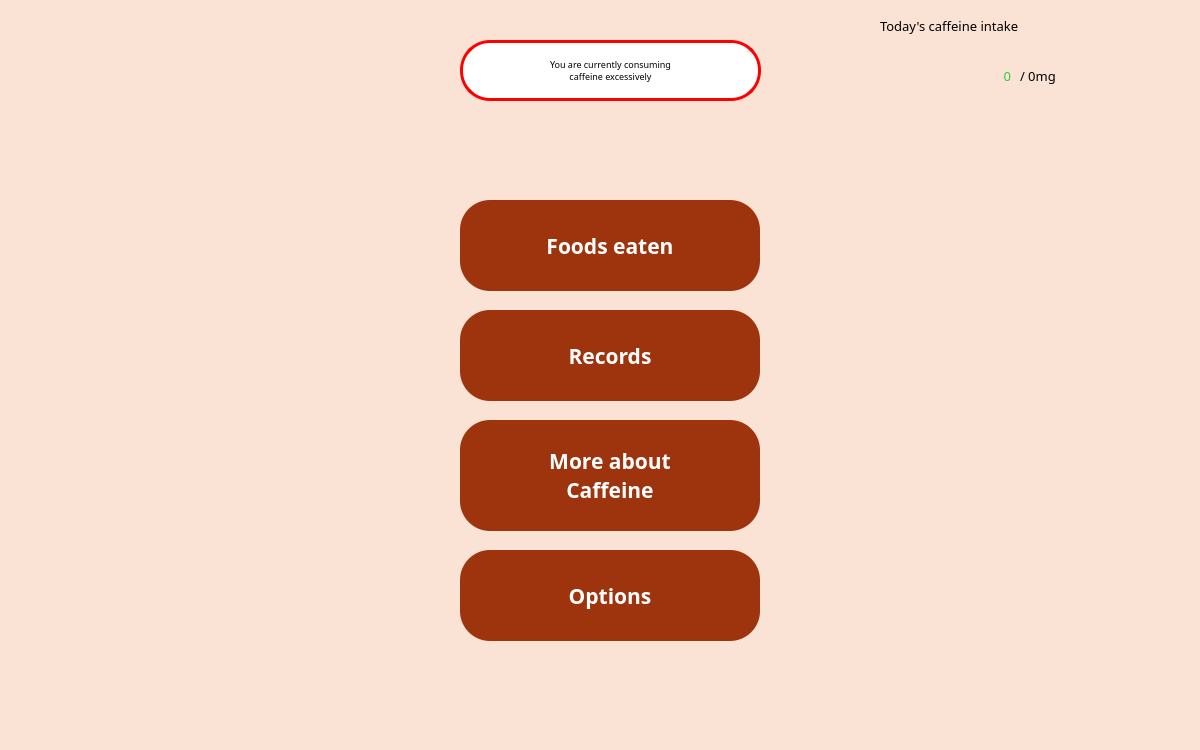
<?xml version="1.0" encoding="UTF-8"?>
<ui version="4.0">
 <class>MainWindow</class>
 <widget class="QMainWindow" name="MainWindow">
  <property name="geometry">
   <rect>
    <x>0</x>
    <y>0</y>
    <width>1200</width>
    <height>750</height>
   </rect>
  </property>
  <property name="font">
   <font>
    <pointsize>9</pointsize>
   </font>
  </property>
  <property name="windowTitle">
   <string>MainWindow</string>
  </property>
  <property name="styleSheet">
   <string notr="true">background-color: rgb(250, 226, 213);</string>
  </property>
  <widget class="QWidget" name="centralwidget">
   <widget class="QLabel" name="label">
    <property name="geometry">
     <rect>
      <x>10</x>
      <y>0</y>
      <width>331</width>
      <height>131</height>
     </rect>
    </property>
    <property name="styleSheet">
     <string notr="true">border-image: url(:/images/logo.png);</string>
    </property>
    <property name="text">
     <string/>
    </property>
   </widget>
   <widget class="QPushButton" name="button_foods">
    <property name="geometry">
     <rect>
      <x>460</x>
      <y>200</y>
      <width>300</width>
      <height>91</height>
     </rect>
    </property>
    <property name="font">
     <font>
      <family>더잠실 2 Light</family>
      <pointsize>16</pointsize>
      <weight>75</weight>
      <bold>true</bold>
     </font>
    </property>
    <property name="styleSheet">
     <string notr="true">border-radius: 30px;
background-color: rgb(157,52,13);
color:rgb(255,255,255);</string>
    </property>
    <property name="text">
     <string>Foods eaten</string>
    </property>
   </widget>
   <widget class="QPushButton" name="button_options">
    <property name="geometry">
     <rect>
      <x>460</x>
      <y>550</y>
      <width>300</width>
      <height>91</height>
     </rect>
    </property>
    <property name="font">
     <font>
      <family>더잠실 2 Light</family>
      <pointsize>16</pointsize>
      <weight>75</weight>
      <bold>true</bold>
     </font>
    </property>
    <property name="styleSheet">
     <string notr="true">border-radius: 30px;
background-color: rgb(157,52,13);
color:rgb(255,255,255);</string>
    </property>
    <property name="text">
     <string>Options</string>
    </property>
   </widget>
   <widget class="QPushButton" name="button_records">
    <property name="geometry">
     <rect>
      <x>460</x>
      <y>310</y>
      <width>300</width>
      <height>91</height>
     </rect>
    </property>
    <property name="font">
     <font>
      <family>더잠실 2 Light</family>
      <pointsize>16</pointsize>
      <weight>75</weight>
      <bold>true</bold>
     </font>
    </property>
    <property name="styleSheet">
     <string notr="true">border-radius: 30px;
background-color: rgb(157,52,13);
color:rgb(255,255,255);</string>
    </property>
    <property name="text">
     <string>Records</string>
    </property>
   </widget>
   <widget class="QLabel" name="label_2">
    <property name="geometry">
     <rect>
      <x>880</x>
      <y>10</y>
      <width>301</width>
      <height>31</height>
     </rect>
    </property>
    <property name="font">
     <font>
      <family>더잠실 3 Regular</family>
      <pointsize>10</pointsize>
      <weight>50</weight>
      <bold>false</bold>
     </font>
    </property>
    <property name="text">
     <string>Today's caffeine intake</string>
    </property>
   </widget>
   <widget class="QLabel" name="label_total">
    <property name="geometry">
     <rect>
      <x>1020</x>
      <y>60</y>
      <width>111</width>
      <height>31</height>
     </rect>
    </property>
    <property name="font">
     <font>
      <family>더잠실 3 Regular</family>
      <pointsize>10</pointsize>
     </font>
    </property>
    <property name="text">
     <string>/ 0mg</string>
    </property>
   </widget>
   <widget class="QLabel" name="label_today">
    <property name="geometry">
     <rect>
      <x>880</x>
      <y>60</y>
      <width>131</width>
      <height>31</height>
     </rect>
    </property>
    <property name="font">
     <font>
      <family>더잠실 4 Medium</family>
      <pointsize>10</pointsize>
     </font>
    </property>
    <property name="styleSheet">
     <string notr="true">color:limegreen;</string>
    </property>
    <property name="text">
     <string>0</string>
    </property>
    <property name="alignment">
     <set>Qt::AlignRight|Qt::AlignTrailing|Qt::AlignVCenter</set>
    </property>
   </widget>
   <widget class="QPushButton" name="button_about">
    <property name="geometry">
     <rect>
      <x>460</x>
      <y>420</y>
      <width>300</width>
      <height>111</height>
     </rect>
    </property>
    <property name="font">
     <font>
      <family>더잠실 2 Light</family>
      <pointsize>16</pointsize>
      <weight>75</weight>
      <bold>true</bold>
     </font>
    </property>
    <property name="styleSheet">
     <string notr="true">border-radius: 30px;
background-color: rgb(157,52,13);
color:rgb(255,255,255);</string>
    </property>
    <property name="text">
     <string>More about
Caffeine</string>
    </property>
   </widget>
   <widget class="QLabel" name="label_warning">
    <property name="geometry">
     <rect>
      <x>460</x>
      <y>40</y>
      <width>301</width>
      <height>61</height>
     </rect>
    </property>
    <property name="font">
     <font>
      <family>더잠실 3 Regular</family>
      <pointsize>7</pointsize>
     </font>
    </property>
    <property name="styleSheet">
     <string notr="true">border-radius: 30px;
border: 3px solid;
border-color: rgb(255, 0, 0);
background-color: rgb(255,255,255);
color:rgb(0,0,0);</string>
    </property>
    <property name="text">
     <string>You are currently consuming
caffeine excessively</string>
    </property>
    <property name="alignment">
     <set>Qt::AlignCenter</set>
    </property>
   </widget>
  </widget>
  <widget class="QMenuBar" name="menubar">
   <property name="geometry">
    <rect>
     <x>0</x>
     <y>0</y>
     <width>1200</width>
     <height>38</height>
    </rect>
   </property>
  </widget>
  <widget class="QStatusBar" name="statusbar"/>
 </widget>
 <resources>
  <include location="Resource_1.qrc"/>
 </resources>
 <connections/>
</ui>
